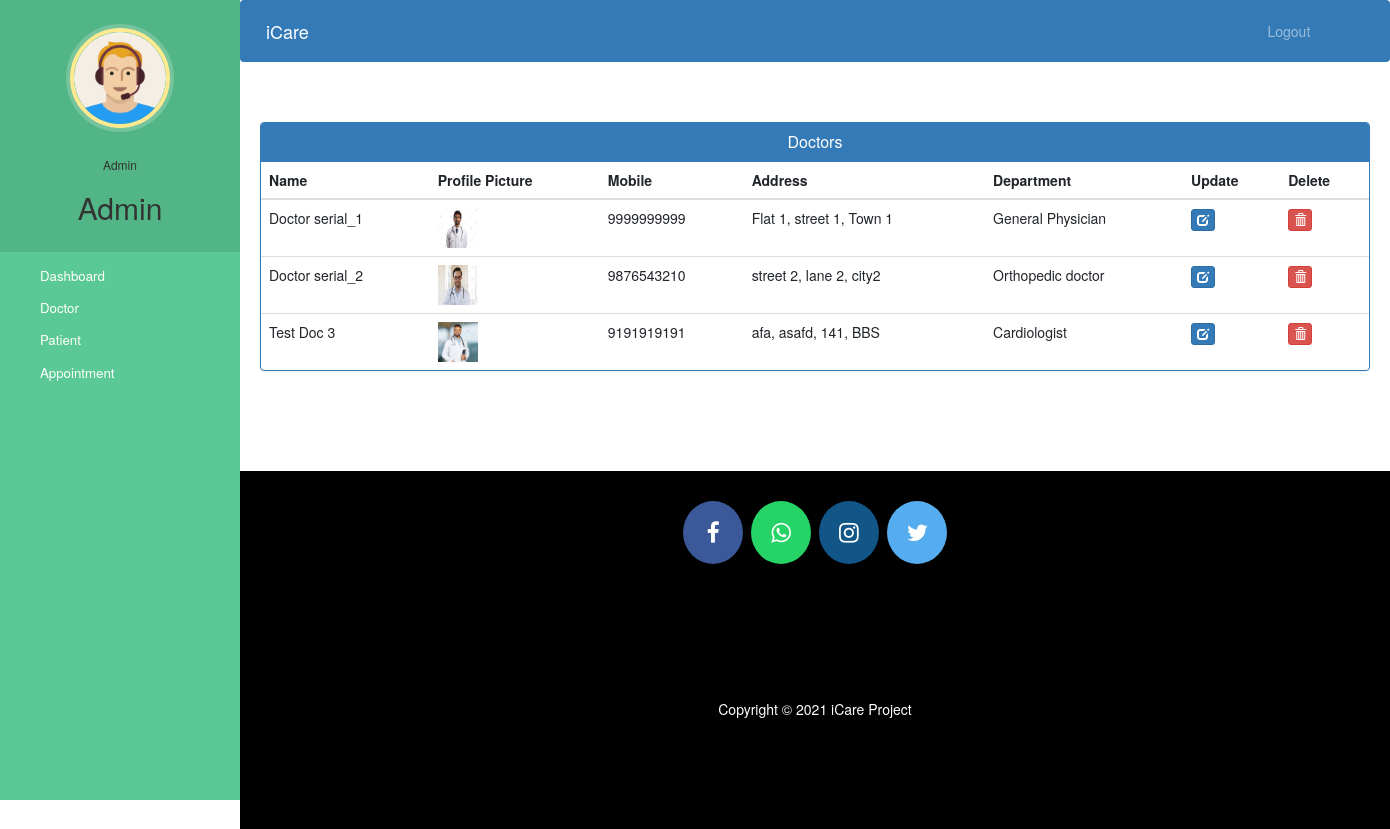
The app's page /admin-view-doctor (signed in) with its own data.
### hospital/models.py (models this page shows, shortened)
class Doctor(models.Model):
    user=models.OneToOneField(User,on_delete=models.CASCADE)
    profile_pic= models.ImageField(upload_to='profile_pic/DoctorProfilePic/',null=True,blank=True)
    address = models.CharField(max_length=40)
    mobile = models.CharField(max_length=20,null=True)
    department= models.CharField(max_length=50,choices=departments,default='General Physician')
    status=models.BooleanField(default=False)
    @property
    def get_name(self):
        return self.user.first_name+" "+self.user.last_name

### hospital/views.py (the view)
# urls.py: path('admin-view-doctor', views.admin_view_doctor_view,name='admin-view-doctor'),
@login_required(login_url='adminlogin')
@user_passes_test(is_admin)
def admin_view_doctor_view(request):
    doctors=models.Doctor.objects.all().filter(status=True)
    return render(request,'hospital/admin_view_doctor.html',{'doctors':doctors})

### hospital/views.py (called while the page is built)
def is_admin(user):
    return user.groups.filter(name='ADMIN').exists()

### templates/hospital/admin_view_doctor.html (shortened to what this page needs)
{% extends 'hospital/admin_base.html' %}
{% block content %}
{%load static%}
<head>
  <link href="//netdna.bootstrapcdn.com/bootstrap/3.0.0/css/bootstrap.min.css" rel="stylesheet" id="bootstrap-css">
</head>
<div class="container">
  <div class="panel panel-primary">
    <div class="panel-heading">
      <h6 class="panel-title">Doctors</h6>
    </div>
    <table class="table table-hover" id="dev-table">
      <thead>
        <tr>
          <th>Name</th>
          <th>Profile Picture</th>
          <th>Mobile</th>
          <th>Address</th>
          <th>Department</th>
          <th>Update</th>
          <th>Delete</th>
        </tr>
      </thead>
      {% for d in doctors %}
      <tr>
        <td> {{d.get_name}}</td>
        <td> <img src="{% static d.profile_pic.url %}" alt="Profile Pic" height="40px" width="40px" /></td>
        <td>{{d.mobile}}</td>
        <td>{{d.address}}</td>
        <td>{{d.department}}</td>
        <td><a class="btn btn-primary btn-xs" href="{% url 'update-doctor' d.id  %}"><span class="glyphicon glyphicon-edit"></span></a></td>
        <td><a class="btn btn-danger btn-xs" href="{% url 'delete-doctor-from-hospital' d.id  %}"><span class="glyphicon glyphicon-trash"></span></a></td>
      </tr>
      {% endfor %}
    </table>
  </div>
</div>
{% endblock content %}

### templates/hospital/admin_base.html (shortened to what this page needs)
<!DOCTYPE html>
{% load static %}
<html lang="en">
<head>
  <link rel="stylesheet" href="https://stackpath.bootstrapcdn.com/bootstrap/4.3.1/css/bootstrap.min.css">
  <link rel="stylesheet" href="https://maxcdn.bootstrapcdn.com/font-awesome/4.7.0/css/font-awesome.min.css">
  <link rel="stylesheet" href="{% static '/style.css' %}">
</head>
<body>
  <nav class="menu" tabindex="0">
    <header class="avatar">
      <img src="{% static "images/adminpropic.png" %}" />
      <br><br>
      <h6>Admin</h6>
      <h2>{{request.user.first_name}}</h2>
    </header>
    <ul>
      <li tabindex="0" class="icon-dashboard"> <a style="color:white; text-decoration:none;" href="/admin-dashboard"><span>Dashboard</span></a> </li>
      <li tabindex="0" class="icon-customers"> <a style="color:white; text-decoration:none;" href="/admin-doctor"><span>Doctor</span></a></li>
      <li tabindex="0" class="icon-users"> <a style="color:white; text-decoration:none;" href="/admin-patient"><span>Patient</span></a></li>
      <li tabindex="0" class="icon-calendar"> <a style="color:white; text-decoration:none;" href="/admin-appointment"><span>Appointment</span></a></li>
    </ul>
  </nav>
  <main>
    <div class="bs-example">
      <nav class="navbar navbar-expand-md  navbar-dark fixed-top" style="background:#337AB7;">
        <a href="/admin-dashboard" class="navbar-brand">iCare</a>
        <div class="collapse navbar-collapse justify-content-between" id="navbarCollapse">
          <div class="navbar-nav" style=" margin-left: 90%;">
            <a href="/logout" class="nav-item nav-link">Logout</a>
          </div>
        </div>
      </nav>
    </div>
    <br><br>
    {% block content %}
    {% endblock content %}
    <br><br><br><br>
    <footer>
      <p>
        <a id="ftr" href="https://facebook.com/" class="fa fa-facebook"></a>
        <a id="ftr" href="https://api.whatsapp.com/send?phone=+919912207455&text=Need%20Appointment" class="fa fa-whatsapp"></a>
        <a id="ftr" href="https://www.instagram.com/imfanindra__18/" class="fa fa-instagram"></a>
        <a id="ftr" href="https://twitter.com/imfanindra18" class="fa fa-twitter"></a>
      </p>
      <br>
      <div class="container">
        <div class="row">
          <div class="col-md-12 col-sm-12">
            <div style="color:#ffffff;" class="wow fadeInUp footer-copyright">
              <p> Copyright &copy; 2021 iCare Project </p>
            </div>
          </div>
        </div>
      </div>
    </footer>
  </main>
</body>
</html>

### static/style.css (style rules this page uses)
body { padding-left: 240px; }
main { position: relative; height: 100vh; }
.menu { background: #5bc995; height: 100vh; width: 240px; position: fixed; top: 0px; left: 0; z-index: 5; outline: none; }
.menu .avatar { background: rgba(0, 0, 0, 0.1); padding: 2em 0.5em; text-align: center; }
.menu .avatar img { width: 100px; border-radius: 50%; overflow: hidden; border: 4px solid #ffea92; box-shadow: 0 0 0 4px rgba(255, 255, 255, 0.2); }
.menu .avatar h2 { font-weight: normal; margin-bottom: 0; }
.menu ul { list-style: none; padding: 0.5em 0; margin: 0; }
.menu ul li { padding: 0.5em 1em 0.5em 3em; font-size: 0.95em; font-weight: regular; background-repeat: no-repeat; background-position: left 15px center; background-size: auto 20px; transition: all 0.15s linear; cursor: pointer; }
.menu ul li.icon-dashboard { background-image: url("http://www.entypo.com/images//gauge.svg"); }
.menu ul li.icon-customers { background-image: url("http://www.entypo.com/images//briefcase.svg"); }
.menu ul li.icon-users { background-image: url("http://www.entypo.com/images//users.svg"); }
.menu ul li.icon-calendar { background-image: url("http://www.entypo.com/images//calendar.svg"); }

### templates/hospital/admin_base.html (style rules this page uses)
a:link { text-decoration: none; }
a { color: white; }
footer { padding: 0px 0px 0px 0px; background-color: black; margin: 0px; }
#ftr { padding: 20px; }
.fa { font-size: 23px; width: 60px; text-align: center; text-decoration: none; margin: 5px 2px; border-radius: 50%; }
.fa-facebook { background: #3B5998; color: white; margin-top: 30px; }
.fa-whatsapp { background: #25d366; color: white; }
.fa-twitter { background: #55ACEE; color: white; }
.fa-instagram { background: #125688; color: white; }
p { text-align: center; }
body { padding-left: 240px; }
main { position: relative; height: 100vh; }
.menu { background: #5bc995; height: 100vh; width: 240px; position: fixed; top: 0px; left: 0; z-index: 5; outline: none; }
.menu .avatar { background: rgba(0, 0, 0, 0.1); padding: 2em 0.5em; text-align: center; }
.menu .avatar img { width: 100px; border-radius: 50%; overflow: hidden; border: 4px solid #ffea92; box-shadow: 0 0 0 4px rgba(255, 255, 255, 0.2); }
.menu .avatar h2 { font-weight: normal; margin-bottom: 0; }
.menu ul { list-style: none; padding: 0.5em 0; margin: 0; }
.menu ul li { padding: 0.5em 1em 0.5em 3em; font-size: 0.95em; font-weight: regular; background-repeat: no-repeat; background-position: left 15px center; background-size: auto 20px; transition: all 0.15s linear; cursor: pointer; }
.menu ul li.icon-dashboard { background-image: url("http://www.entypo.com/images//gauge.svg"); }
.menu ul li.icon-customers { background-image: url("http://www.entypo.com/images//briefcase.svg"); }
.menu ul li.icon-users { background-image: url("http://www.entypo.com/images//users.svg"); }
.menu ul li.icon-calendar { background-image: url("http://www.entypo.com/images//calendar.svg"); }

### templates/hospital/admin_view_doctor.html (style rules this page uses)
a:link { text-decoration: none; }
h6 { text-align: center; }
.row { margin: 100px; }

### records on screen
Doctor: get_name "Doctor serial_1", profile_pic (picture), mobile "9999999999", address "Flat 1, street 1, Town 1", department "General Physician"
Doctor: get_name "Doctor serial_2", profile_pic (picture), mobile "9876543210", address "street 2, lane 2, city2", department "Orthopedic doctor"
Doctor: get_name "Test Doc 3", profile_pic (picture), mobile "9191919191", address "afa, asafd, 141, BBS", department "Cardiologist"

### other values on screen
{{ request.user.first_name }} "Admin"
